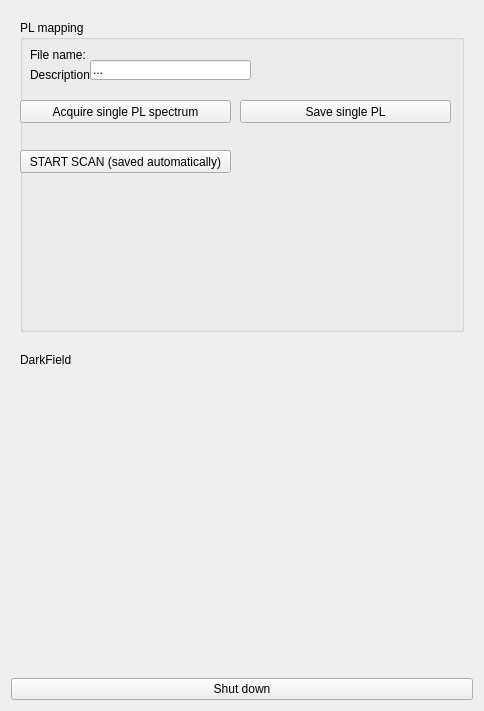
<?xml version="1.0" encoding="UTF-8"?>
<ui version="4.0">
 <class>MainWidget</class>
 <widget class="QWidget" name="MainWidget">
  <property name="geometry">
   <rect>
    <x>0</x>
    <y>0</y>
    <width>484</width>
    <height>711</height>
   </rect>
  </property>
  <property name="windowTitle">
   <string>MainWindow</string>
  </property>
  <layout class="QGridLayout" name="gridLayout">
   <item row="2" column="0">
    <widget class="QPushButton" name="shutdown_button">
     <property name="sizePolicy">
      <sizepolicy hsizetype="Minimum" vsizetype="Maximum">
       <horstretch>0</horstretch>
       <verstretch>0</verstretch>
      </sizepolicy>
     </property>
     <property name="text">
      <string>Shut down</string>
     </property>
    </widget>
   </item>
   <item row="0" column="0">
    <widget class="QWidget" name="verticalWidget" native="true">
     <layout class="QVBoxLayout" name="verticalLayout">
      <property name="spacing">
       <number>20</number>
      </property>
      <item>
       <layout class="QHBoxLayout" name="horizontalLayout_2">
        <item>
         <layout class="QHBoxLayout" name="horizontalLayout_8">
          <property name="spacing">
           <number>2</number>
          </property>
          <item>
           <widget class="QGroupBox" name="groupBox_3">
            <property name="title">
             <string>PL mapping</string>
            </property>
            <widget class="QLabel" name="label_18">
             <property name="geometry">
              <rect>
               <x>10</x>
               <y>20</y>
               <width>166</width>
               <height>29</height>
              </rect>
             </property>
             <property name="text">
              <string>File name:</string>
             </property>
            </widget>
            <widget class="QLineEdit" name="single_Raman_spectrum_description_lineEdit">
             <property name="geometry">
              <rect>
               <x>70</x>
               <y>40</y>
               <width>161</width>
               <height>20</height>
              </rect>
             </property>
             <property name="text">
              <string>...</string>
             </property>
            </widget>
            <widget class="QPushButton" name="acquire_single_Raman_spectrum_button">
             <property name="geometry">
              <rect>
               <x>0</x>
               <y>130</y>
               <width>211</width>
               <height>23</height>
              </rect>
             </property>
             <property name="text">
              <string>START SCAN (saved automatically)</string>
             </property>
            </widget>
            <widget class="QPushButton" name="acquire_single_Raman_spectrum_button_2">
             <property name="geometry">
              <rect>
               <x>0</x>
               <y>80</y>
               <width>211</width>
               <height>23</height>
              </rect>
             </property>
             <property name="text">
              <string>Acquire single PL spectrum</string>
             </property>
            </widget>
            <widget class="QPushButton" name="acquire_single_Raman_spectrum_button_3">
             <property name="geometry">
              <rect>
               <x>220</x>
               <y>80</y>
               <width>211</width>
               <height>23</height>
              </rect>
             </property>
             <property name="text">
              <string>Save single PL</string>
             </property>
            </widget>
            <widget class="QLabel" name="label_19">
             <property name="geometry">
              <rect>
               <x>10</x>
               <y>40</y>
               <width>166</width>
               <height>29</height>
              </rect>
             </property>
             <property name="text">
              <string>Description</string>
             </property>
            </widget>
           </widget>
          </item>
         </layout>
        </item>
       </layout>
      </item>
      <item>
       <layout class="QGridLayout" name="plotGrid">
        <item row="2" column="0">
         <widget class="QWidget" name="PLmap" native="true"/>
        </item>
        <item row="0" column="0" rowspan="2">
         <widget class="QWidget" name="singlePL" native="true">
          <widget class="QLabel" name="label_22">
           <property name="geometry">
            <rect>
             <x>0</x>
             <y>-30</y>
             <width>61</width>
             <height>75</height>
            </rect>
           </property>
           <property name="minimumSize">
            <size>
             <width>0</width>
             <height>75</height>
            </size>
           </property>
           <property name="text">
            <string>DarkField</string>
           </property>
          </widget>
         </widget>
        </item>
       </layout>
      </item>
     </layout>
    </widget>
   </item>
  </layout>
 </widget>
 <resources/>
 <connections/>
</ui>
